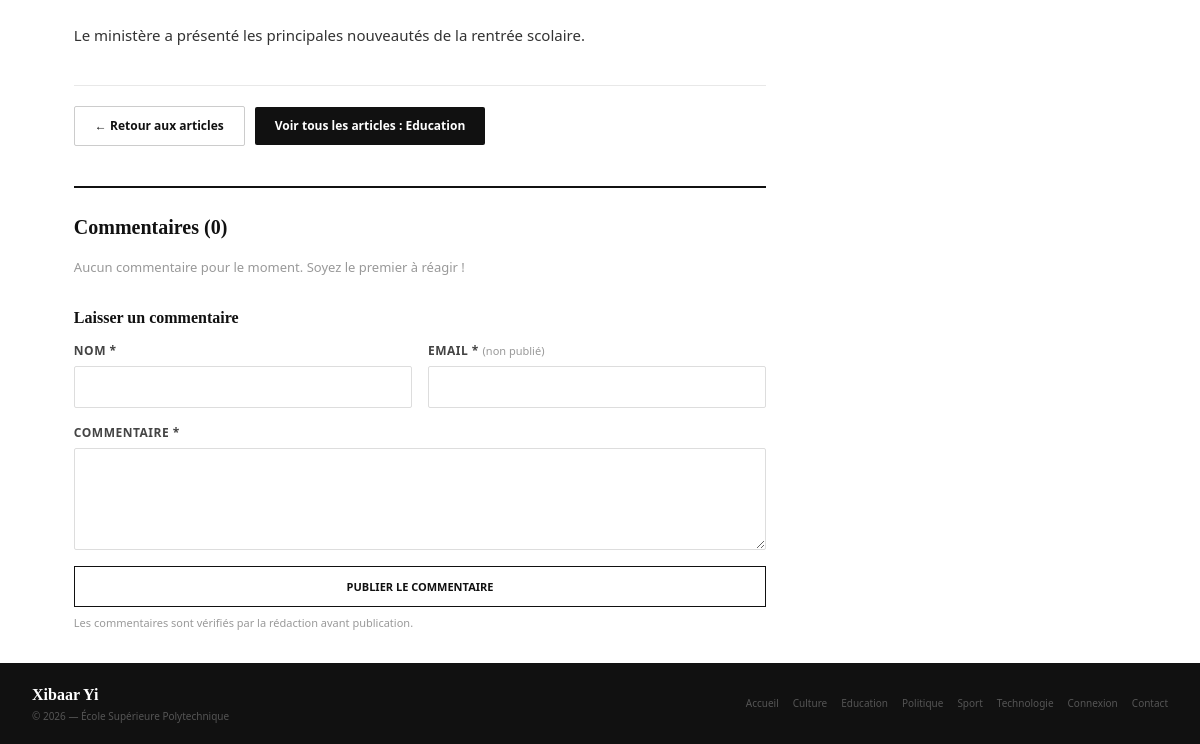
The app's page /article.php?id=4 (lower part), older data.
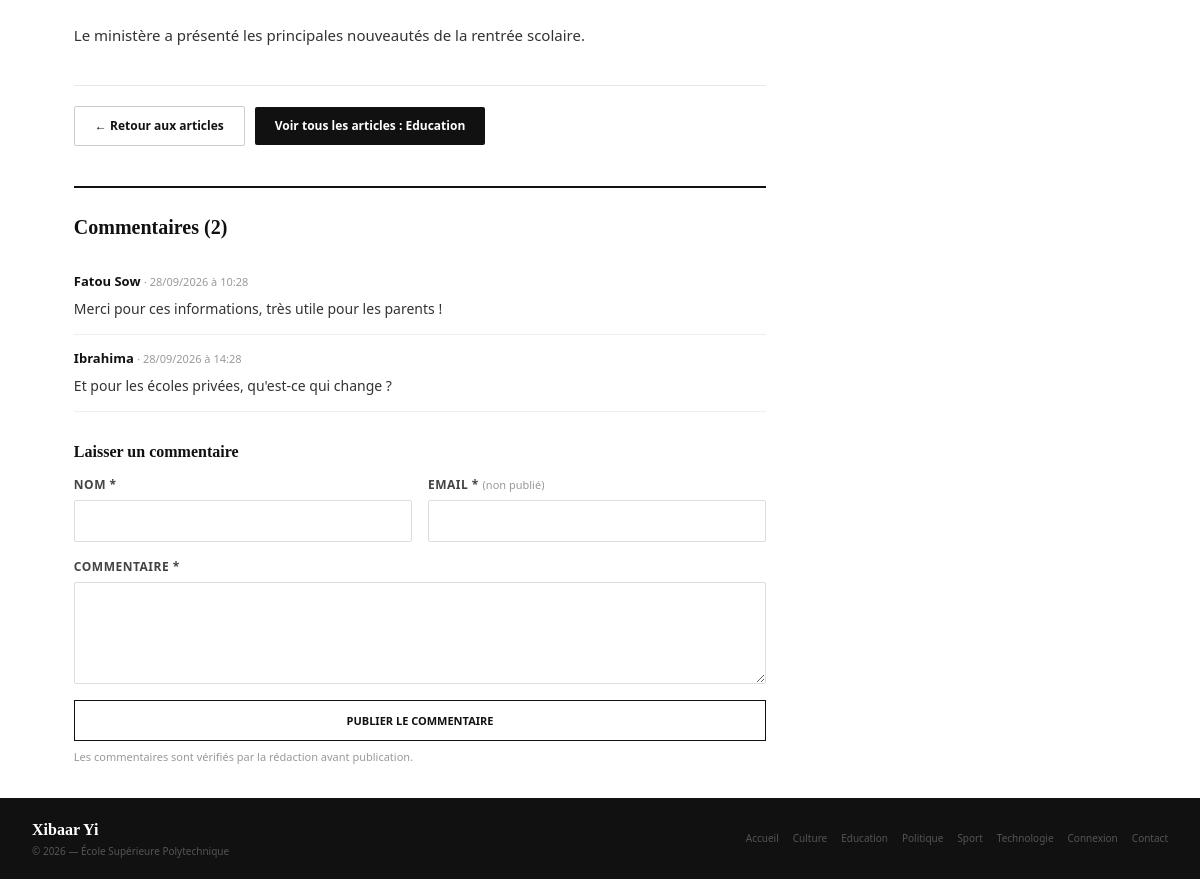
The same page, newer data.
### tables this page shows
CREATE TABLE IF NOT EXISTS categories (
    id  INT AUTO_INCREMENT PRIMARY KEY,
    nom VARCHAR(100) NOT NULL UNIQUE
);

CREATE TABLE IF NOT EXISTS commentaires (
    id            INT AUTO_INCREMENT PRIMARY KEY,
    id_article    INT NOT NULL,
    nom           VARCHAR(100) NOT NULL,
    email         VARCHAR(150) NOT NULL,
    contenu       TEXT NOT NULL,
    date_envoi    DATETIME NOT NULL DEFAULT CURRENT_TIMESTAMP,
    statut        ENUM('en_attente', 'approuve') NOT NULL DEFAULT 'en_attente',
    FOREIGN KEY (id_article) REFERENCES articles(id) ON DELETE CASCADE
);

### includes/config.php (called while the page is built, shortened)
<?php
function url($chemin = '')
{
    return BASE_URL . '/' . ltrim($chemin, '/');
}

### public/article.php (the view, shortened to what the changed rows need)
<?php
require_once __DIR__ . '/../includes/auth.php';
$id_article = isset($_GET['id']) ? intval($_GET['id']) : 0;
$stmt_com = $pdo->prepare("SELECT nom, contenu, date_envoi
                           FROM commentaires
                           WHERE id_article = ? AND statut = 'approuve'
                           ORDER BY date_envoi ASC");
$stmt_com->execute([$id_article]);
$commentaires = $stmt_com->fetchAll(PDO::FETCH_ASSOC);
?>
<?php
include __DIR__ . '/../includes/entete.php';
?>
<div class="article-page">
    <div>
        <section class="commentaires" id="commentaires">
            <h2 class="commentaires-titre">Commentaires (<?= count($commentaires) ?>)</h2>
            <?php if (empty($commentaires)) : ?>
                <p class="commentaires-vide">Aucun commentaire pour le moment. Soyez le premier à réagir !</p>
            <?php else : ?>
                <?php foreach ($commentaires as $com) : ?>
                    <div class="commentaire">
                        <div class="commentaire-auteur">
                            <?= htmlspecialchars($com['nom'], ENT_QUOTES, 'UTF-8') ?>
                            <span class="commentaire-date">· <?= date('d/m/Y à H:i', strtotime($com['date_envoi'])) ?></span>
                        </div>
                        <div class="commentaire-texte"><?= nl2br(htmlspecialchars($com['contenu'], ENT_QUOTES, 'UTF-8')) ?></div>
                    </div>
                <?php endforeach; ?>
            <?php endif; ?>
            <h3 class="commentaires-sous-titre">Laisser un commentaire</h3>
            <form method="POST" action="<?= url('traitement_commentaire.php') ?>" class="commentaire-form">
                <div class="form-grille">
                </div>
                <div class="form-group">
                </div>
                <button type="submit" class="btn btn-primary compte-bouton">Publier le commentaire</button>
                <p class="commentaire-note">Les commentaires sont vérifiés par la rédaction avant publication.</p>
            </form>
        </section>
    </div>
</div>
<?php
include __DIR__ . '/../includes/pied.php';
?>

### includes/pied.php (shortened to what the changed rows need)
<?php
require_once __DIR__ . '/config.php';
?>
    <div class="footer">
        <div class="footer-links">
            <a href="<?= url('index.php') ?>">Accueil</a>
            <?php
            foreach ($pdo->query("SELECT nom FROM categories ORDER BY nom ASC") as $cat_pied) : ?>
                <a href="<?= url('index.php') ?>?categorie=<?= urlencode($cat_pied['nom']) ?>">
                    <?= htmlspecialchars($cat_pied['nom'], ENT_QUOTES, 'UTF-8') ?>
                </a>
            <?php endforeach; ?>
            <?php if (!isset($_SESSION['user_role'])) : ?>
                <a href="<?= url('connexion.php') ?>">Connexion</a>
            <?php endif; ?>
            <a href="<?= url('contact.php') ?>">Contact</a>
        </div>
    </div>
</div>
</body>
</html>

Row changes from the older to the newer data that the page shows:
added commentaires: nom "Fatou Sow", date_envoi "28/09/2026 à 10:28", contenu "Merci pour ces informations, très utile pour les parents !"
added commentaires: nom "Ibrahima", date_envoi "28/09/2026 à 14:28", contenu "Et pour les écoles privées, qu'est-ce qui change ?"
Text that changed along with them:
count($commentaires): "0" → "2"
text no longer shown: "Aucun commentaire pour le moment. Soyez le premier à réagir !"
